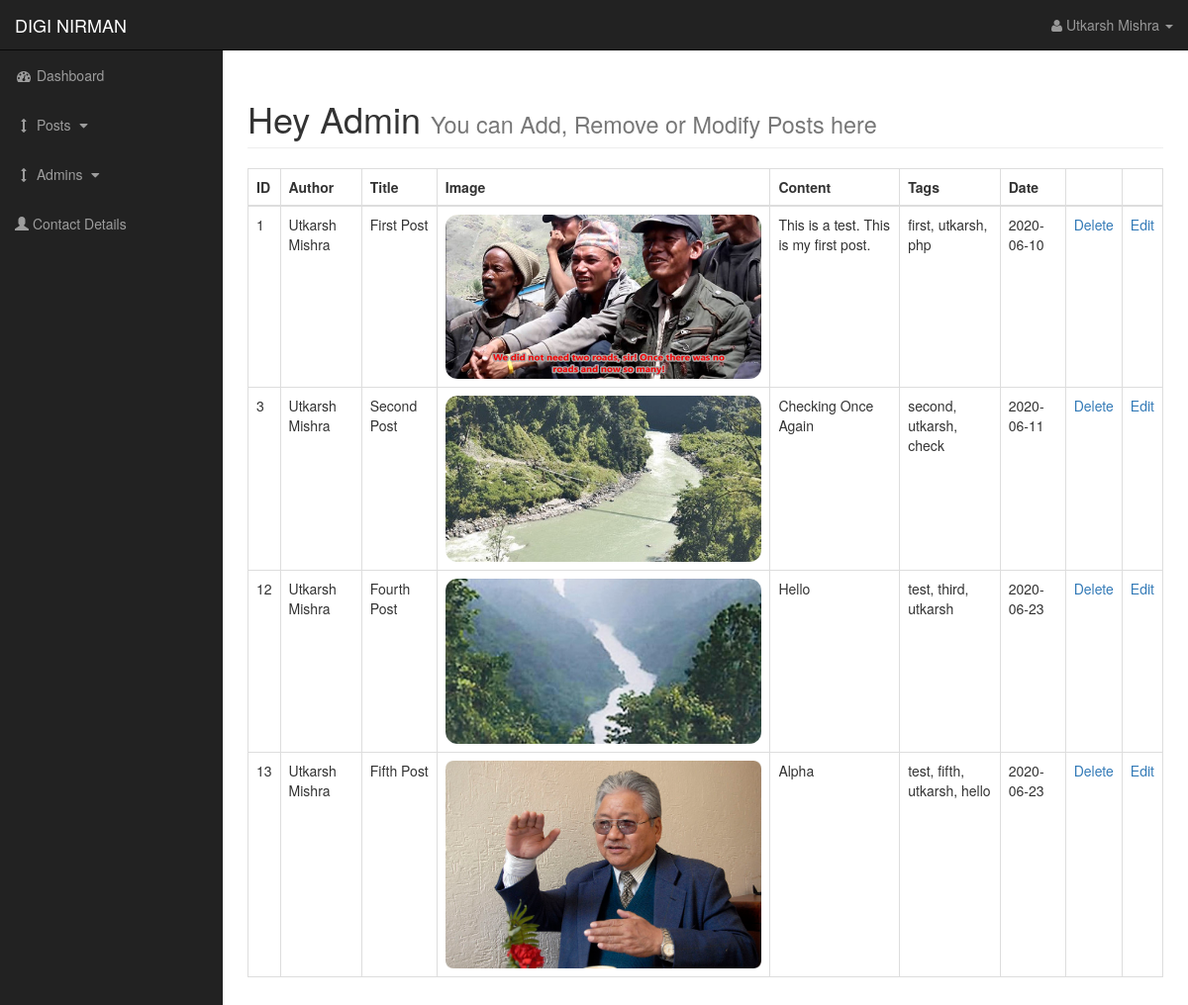
The app's page /cms/admin/posts.php (signed in) with its own data.
### tables this page shows
CREATE TABLE `posts` (
  `post_id` int(11) NOT NULL,
  `post_title` varchar(255) NOT NULL,
  `post_author` varchar(255) NOT NULL,
  `post_date` date NOT NULL,
  `post_image` text NOT NULL,
  `post_content` text NOT NULL,
  `post_tags` varchar(255) NOT NULL
);

### cms/admin/display-posts.php (the view)
<?php
    $query = "SELECT * FROM posts";
    $select_posts = mysqli_query($connection, $query);
    while($row = mysqli_fetch_assoc($select_posts))
    {
        $post_id = $row['post_id'];
        $post_author = $row['post_author'];
        $post_title = $row['post_title'];
        $post_image = $row['post_image'];
        $post_content = $row['post_content'];
        $post_tags = $row['post_tags'];
        $post_date = $row['post_date'];
        echo "<tr>";
        echo "<td>{$post_id}</td>";
        echo "<td>{$post_author}</td>";
        echo "<td>{$post_title}</td>";
        echo "<td><img class = 'img-responsive' src = 'images/{$post_image}'></td>";
        echo "<td>{$post_content}</td>";
        echo "<td>{$post_tags}</td>";
        echo "<td>{$post_date}</td>";
        echo "<td><a href = 'posts.php?delete={$post_id}'>Delete</a></td>";
        echo "<td><a href = 'edit-posts.php?edit-post={$post_id}'>Edit</a></td>";
        echo "</tr>";
    }
?>

### cms/admin/css/sb-admin.css (style rules this page uses)
body { margin-top: 100px; background-color: #222; }
@media (min-width:768px) { body { margin-top: 50px; } }

### records on screen
posts: post_id "1", post_author "Utkarsh Mishra", post_title "First Post", post_image (picture), post_content "This is a test. This is my first post.", post_tags "first, utkarsh, php", post_date "2020-06-10"
posts: post_id "3", post_author "Utkarsh Mishra", post_title "Second Post", post_image (picture), post_content "Checking Once Again", post_tags "second, utkarsh, check", post_date "2020-06-11"
posts: post_id "12", post_author "Utkarsh Mishra", post_title "Fourth Post", post_image (picture), post_content "Hello", post_tags "test, third, utkarsh", post_date "2020-06-23"
posts: post_id "13", post_author "Utkarsh Mishra", post_title "Fifth Post", post_image (picture), post_content "Alpha", post_tags "test, fifth, utkarsh, hello", post_date "2020-06-23"

### other values on screen
$_SESSION['user_firstname'] "Utkarsh"
$_SESSION['user_lastname'] "Mishra"
